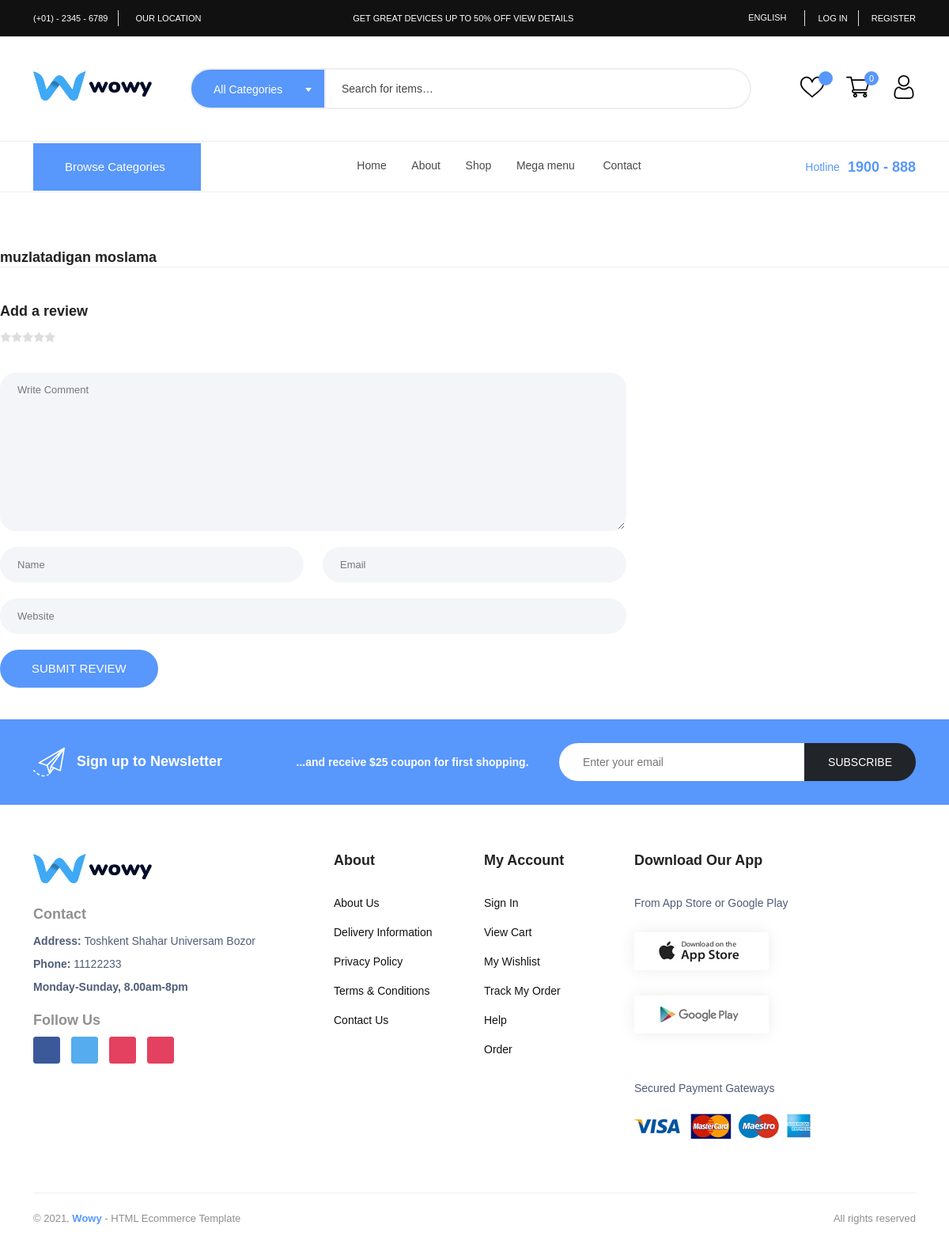
The page /to_detail_review/d18dd6c9-b4e7-4233-8082-a5c7057b1a03/ on the database its author committed.
### apps/products/models.py (models this page shows, shortened)
class Product(BaseModel):
    title = models.CharField(max_length=150)
    slug = models.SlugField(max_length=150, unique=True)
    categories=models.ManyToManyField(Category, blank=True, related_name="products")
    mini_desc =  models.TextField()
    tags=models.ManyToManyField(Tag, blank=True, related_name="products")
    description=models.TextField()
    status = models.CharField(max_length=50, choices=PRODUCT_STATUS, default='New')
    percentage = models.FloatField(default=0)
    brand=models.ForeignKey(Brand, on_delete=models.CASCADE, related_name='products')

class About(BaseModel):
    address = models.CharField(max_length=250)
    phone = models.CharField(max_length=20)
    work_hours = models.CharField(max_length=50)
    facebook = models.CharField(max_length=50)
    instagram = models.CharField(max_length=250)
    youtube = models.CharField(max_length=350)
    twitter = models.CharField(max_length=250)
    instagram = models.CharField(max_length=250)

### apps/products/views.py (the view, shortened to what this page needs)
# urls.py: path('to_detail_review/<uuid:uuid>/', DetailReviewView.as_view(), name="review_page" )
class DetailReviewView(View):
    def get(self, request, uuid):
        this_product = get_object_or_404(Product, id=uuid)
        context={
            'this_product':this_product
        }
        return render(request, 'products/detail_review.html', context)

### apps/products/context_processor.py (called while the page is built)
def category_context(request):
    first_about = About.objects.first()
    categories = Category.objects.all().filter(is_active=True, parent=None)
    mega_menu = categories[:3]
    brands= Brand.objects.order_by('?')[:6]
    new_products = Product.objects.filter(is_active=True, status="New" )[:3]
    last_ctgs=Category.objects.all().filter(is_active=True, children__isnull=True)
    sevimlilar = 0
    cards = 0
    if request.user.is_authenticated:
        sevimlilar = request.user.sevimlilar.all().count()
        cards = request.user.orders.all().filter(status=False).count()
    context={
        'categories':categories,
        'first_about':first_about,
        'new_products':new_products,
        'mega_menu':mega_menu,
        'last_ctgs':last_ctgs,
        'sevimlilar':sevimlilar,
        'cards':cards,
        'brands':brands
    }
    return context

### templates/products/detail_review.html (shortened to what this page needs)
{% extends 'base.html' %}
{% load static %}
{% block content %}
<br><br><br>
<h4>{{ this_product.title }}</h4>
<div class="comment-form">
    <h4 class="mb-15">Add a review</h4>
    <div class="product-rate d-inline-block mb-30">
    </div>
    <div class="row">
        <div class="col-lg-8 col-md-12">
            <form class="form-contact comment_form" action="" id="commentForm" method="POST">
                <div class="row">
                    <div class="col-12">
                        <div class="form-group">
                            <textarea class="form-control w-100" name="comment" id="comment" cols="30" rows="9" placeholder="Write Comment"></textarea>
                        </div>
                    </div>
                    <div class="col-sm-6">
                        <div class="form-group">
                            <input class="form-control" name="name" id="name" type="text" placeholder="Name">
                        </div>
                    </div>
                    <div class="col-sm-6">
                        <div class="form-group">
                            <input class="form-control" name="email" id="email" type="email" placeholder="Email">
                        </div>
                    </div>
                    <div class="col-12">
                        <div class="form-group">
                            <input class="form-control" name="website" id="website" type="text" placeholder="Website">
                        </div>
                    </div>
                </div>
                <div class="form-group">
                    <button type="submit" class="button button-contactForm">Submit Review</button>
                </div>
            </form>
        </div>
    </div>
</div>
{% endblock content %}

### templates/base.html (shortened to what this page needs)
<!DOCTYPE html>
{% load static %}
<html class="no-js' %}" lang="en">
<head>
    <link rel="stylesheet" href="{% static 'assets/css/main.css' %}">
</head>
<body>
    <header class="header-area header-style-4 header-height-2">
        <div class="header-top header-top-ptb-1 d-none d-lg-block">
            <div class="container">
                <div class="row align-items-center">
                    <div class="col-xl-3 col-lg-4">
                        <div class="header-info">
                            <ul>
                                <li><a href="#">(+01) - 2345 - 6789</a></li>
                                <li><a target="_blank" href="page-location.html">Our location</a></li>
                            </ul>
                        </div>
                    </div>
                    <div class="col-xl-6 col-lg-4">
                        <div class="text-center">
                            <div id="news-flash" class="d-inline-block">
                                <ul>
                                    <li> Get great devices up to 50% off <a class="active" href="shop-grid-right.html">View details</a></li>
                                </ul>
                            </div>
                        </div>
                    </div>
                    <div class="col-xl-3 col-lg-4">
                        <div class="header-info header-info-right">
                            <ul>
                                <li>
                                    <a class="language-dropdown-active" href="#">  English </a>
                                </li>
                                {% if user.is_authenticated %}
                                <li><a href="{% url 'accounts:logout' %}">Log out</a></li>
                                <li><a href="{% url 'accounts:update' %}">Update</a></li>
                                {% else %}
                                <li><a href="{% url 'accounts:login' %}">Log in</a></li>
                                <li><a href="{% url 'accounts:register' %}">Register</a></li>
                                {% endif %}
                            </ul>
                        </div>
                    </div>
                </div>
            </div>
        </div>
        <div class="header-middle header-middle-ptb-1 d-none d-lg-block">
            <div class="container">
                <div class="header-wrap header-space-between">
                    <div class="logo logo-width-1">
                        <a href="{% url 'home' %}"><img src="{% static 'assets/imgs/theme/logo-default.png' %}" alt="logo"></a>
                    </div>
                    <div class="search-style-2">
                        <form action="{% url 'shop' %}" method='GET'>
                            <input type="text" name ='search' placeholder="Search for items…">
                            <button type="submit">  </button>
                        </form>
                    </div>
                    <div class="header-action-right">
                        <div class="header-action-2">
                            <div class="header-action-icon-2">
                                <a href="{% url 'favorite' %}">
                                    <img class="svgInject" alt="wowy" src="{% static 'assets/imgs/theme/icons/icon-heart.svg' %}">
                                    <span class="pro-count blue">{{ sevimlilar.count }}</span>
                                </a>
                            </div>
                            <div class="header-action-icon-2">
                                <a class="mini-cart-icon" href="{% url 'shop_cart' %}">
                                    <img alt="wowy" src="{% static 'assets/imgs/theme/icons/icon-cart.svg' %}">
                                    <span class="pro-count blue">{{cards}}</span>
                                </a>
                            </div>
                            <div class="header-action-icon-2">
                                <a href="{% url 'accounts:' %}">
                                    <img alt="wowy" src="{% static 'assets/imgs/theme/icons/icon-user.svg' %}">
                                </a>
                            </div>
                        </div>
                    </div>
                </div>
            </div>
        </div>
        <div class="header-bottom header-bottom-bg-color sticky-bar gray-bg sticky-blue-bg">
            <div class="container">
                <div class="header-wrap header-space-between position-relative">
                    <div class="main-categori-wrap d-none d-lg-block">
                        <a class="categori-button-active" href="#">
                             Browse Categories
                        </a>
                    </div>
                    <div class="main-menu main-menu-padding-1 main-menu-lh-2 d-none d-lg-block main-menu-light-white hover-boder hover-boder-white">
                        <nav>
                            <ul>
                                <li><a class="active" href="/">Home </a>
                                </li>
                                <li>
                                    <a href="/">About</a>
                                </li>
                                <li><a href="{% url 'shop' %}">Shop </a> </li>
                                <li class="position-static"><a href="#">Mega menu </a>
                                </li>
                                <li>
                                    <a href="{% url 'contact' %}">Contact</a>
                                </li>
                            </ul>
                        </nav>
                    </div>
                    <div class="hotline d-none d-lg-block">
                        <p><span>Hotline</span> 1900 - 888 </p>
                    </div>
                </div>
            </div>
        </div>
    </header>
    {% block content %}
    {% endblock content %}
    <footer class="main">
        <section class="newsletter bg-brand p-30 text-white wow fadeIn animated">
            <div class="container">
                <div class="row align-items-center">
                    <div class="col-lg-7 mb-md-3 mb-lg-0">
                        <div class="row align-items-center">
                            <div class="col flex-horizontal-center">
                                <img class="icon-email" src="{% static 'assets/imgs/theme/icons/icon-email.svg' %}" alt="">
                                <h4 class="font-size-20 mb-0 ml-3">Sign up to Newsletter</h4>
                            </div>
                            <div class="col my-4 my-md-0">
                                <h5 class="font-size-15 ml-4 mb-0">...and receive <strong>$25 coupon for first shopping.</strong></h5>
                            </div>
                        </div>
                    </div>
                    <div class="col-lg-5">
                        <form class="form-subcriber d-flex wow fadeIn animated">
                            <input type="email" class="form-control bg-white font-small" placeholder="Enter your email">
                            <button class="btn bg-dark text-white" type="submit">Subscribe</button>
                        </form>
                    </div>
                </div>
            </div>
        </section>
        <section class="section-padding-60">
            <div class="container">
                <div class="row">
                    <div class="col-lg-4 col-md-6">
                        <div class="widget-about font-md mb-md-5 mb-lg-0">
                            <div class="logo logo-width-1 wow fadeIn animated">
                                <a href="index.html"><img src="{% static 'assets/imgs/theme/logo-default.png' %}" alt="logo"></a>
                            </div>
                            <h4 class="mt-20 mb-10 fw-600 text-grey-4 wow fadeIn animated">Contact</h4>
                            <p class="wow fadeIn animated">
                                <strong>Address: </strong>{{ first_about.address }}
                            </p>
                            <p class="wow fadeIn animated">
                                <strong>Phone: </strong>{{ first_about.phone }}
                            </p>
                            <p class="wow fadeIn animated">
                                <strong>{{ first_about.work_hours }} </strong>
                            </p>
                            <h4 class="mb-10 mt-20 fw-600 text-grey-4 wow fadeIn animated">Follow Us</h4>
                            <div class="mobile-social-icon wow fadeIn animated mb-sm-5 mb-md-0">
                                <a class="facebook" href="{{ first_about.facebook }}"></a>
                                <a class="twitter" href="{{ first_about.twitter }}"></a>
                                <a class="instagram" href="{{ first_about.youtube }}"></a>
                                <a class="instagram" href="{{ first_about.instagram }}"></a>
                            </div>
                        </div>
                    </div>
                    <div class="col-lg-2 col-md-3">
                        <h5 class="widget-title mb-30 wow fadeIn animated">About</h5>
                        <ul class="footer-list wow fadeIn animated mb-sm-5 mb-md-0">
                            <li><a href="#">About Us</a></li>
                            <li><a href="#">Delivery Information</a></li>
                            <li><a href="#">Privacy Policy</a></li>
                            <li><a href="#">Terms &amp; Conditions</a></li>
                            <li><a href="#">Contact Us</a></li>
                        </ul>
                    </div>
                    <div class="col-lg-2  col-md-3">
                        <h5 class="widget-title mb-30 wow fadeIn animated">My Account</h5>
                        <ul class="footer-list wow fadeIn animated">
                            <li><a href="#">Sign In</a></li>
                            <li><a href="#">View Cart</a></li>
                            <li><a href="{% url 'favorite' %}">My Wishlist</a></li>
                            <li><a href="#">Track My Order</a></li>
                            <li><a href="#">Help</a></li>
                            <li><a href="#">Order</a></li>
                        </ul>
                    </div>
                    <div class="col-lg-4">
                        <h5 class="widget-title mb-30 wow fadeIn animated">Download Our App</h5>
                        <div class="row">
                            <div class="col-md-8 col-lg-12">
                                <p class="wow fadeIn animated">From App Store or Google Play</p>
                                <div class="download-app wow fadeIn animated">
                                    <a href="#" class="hover-up mb-sm-4"><img src="{% static 'assets/imgs/theme/app-store.jpg' %}" alt=""></a>
                                    <a href="#" class="hover-up"><img src="{% static 'assets/imgs/theme/google-play.jpg' %}" alt=""></a>
                                </div>
                            </div>
                            <div class="col-md-4 col-lg-12">
                                <p class="mb-20 wow fadeIn animated mt-md-3">Secured Payment Gateways</p>
                                <img class="wow fadeIn animated" src="{% static 'assets/imgs/theme/payment-method.png' %}" alt="">
                            </div>
                        </div>
                    </div>
                </div>
            </div>
        </section>
        <div class="container pb-20 wow fadeIn animated">
            <div class="row">
                <div class="col-12 mb-20">
                    <div class="footer-bottom"></div>
                </div>
                <div class="col-lg-6">
                    <p class="float-md-left font-sm text-muted mb-0">&copy; 2021, <strong class="text-brand">Wowy</strong> - HTML Ecommerce Template </p>
                </div>
                <div class="col-lg-6">
                    <p class="text-lg-end text-start font-sm text-muted mb-0">
                         All rights reserved
                    </p>
                </div>
            </div>
        </div>
    </footer>
</body>
</html>

### rows shown on the page
Product: title "muzlatadigan moslama"
About: address "Toshkent Shahar Universam Bozor", phone "11122233", work_hours "Monday-Sunday, 8.00am-8pm"

### other values the page prints
{{ cards }} "0"
